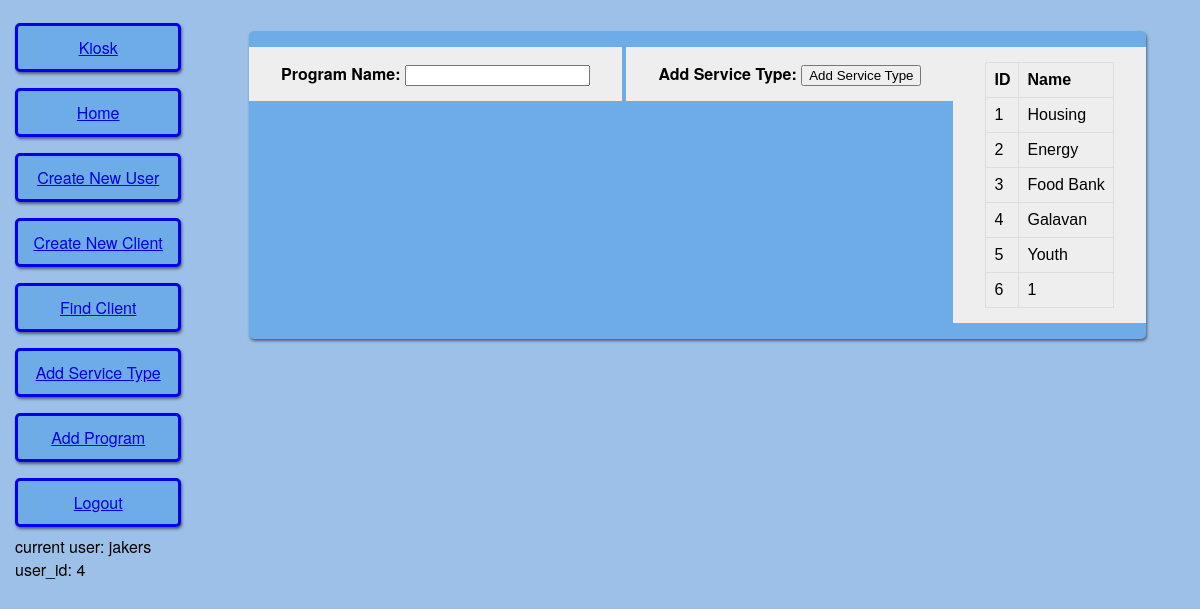
Page /add_Program (signed in) on the earlier database version.
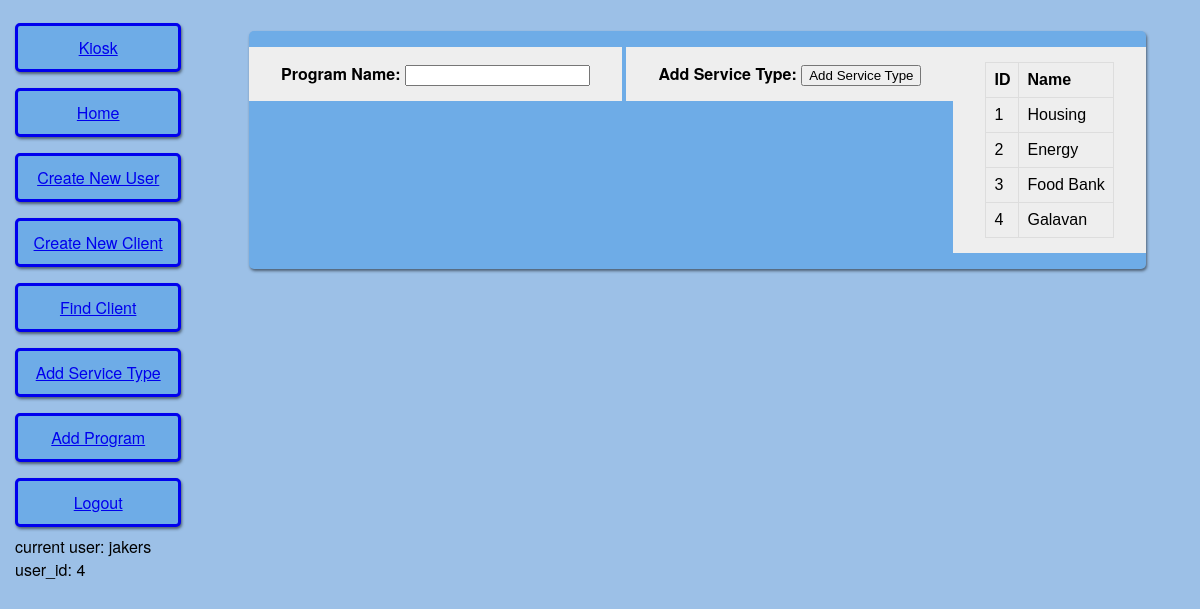
Same page on the later database version.
### app/models.py (models this page shows, shortened)
class Program(db.Model):
	id = db.Column(db.Integer, primary_key = True)
	name = db.Column(db.String(20))

### app/routes.py (the view)
@app.route('/add_<record_type>', methods = ['GET','POST'])
def add_record(record_type):
	record_class = globals()[record_type]
	record_form = globals()['Create'+record_type]
	instance = record_form()
	records = record_class.query.all()
	if instance.validate_on_submit():
		instance.execute_transaction()
		return redirect(url_for('add_record', record_type = record_type))
	return render_template('add_record.html', title = instance.form_title, form = instance, data = records)

### app/forms.py (shortened to what this page needs)
class CreateProgram(FlaskForm):
	form_title = 'Create Program'
	name = StringField('Program Name', validators = [DataRequired()])
	submit = SubmitField('Add Service Type')

### app/models.py (called while the page is built)
@login.user_loader
def load_user(id):
	return User.query.get(int(id))

### app/templates/add_record.html (shortened to what this page needs)
{% extends "base.html" %}
{% block content %}
    <div class="formFields">
        <form action="" method="post">
            {% for field in form %}
                {% if field.type != 'CSRFTokenField' %}
                <div class="formElement">
                    <strong>{{ field.label() }}:</strong>
                    {{ field() }} <br>
                </div>
                {% endif %}
            {% endfor %}
        </form>
        <br>
        <div class="formElement">
            <table>
                <tr>
                    <th>ID</th>
                    <th>Name</th>
                </tr>
                {% for d in data %}
                <tr>
                    <td>{{ d.id }}</td>
                    <td>{{ d.name }}</td>
                </tr>
                {% endfor %}
            </table>
        </div>
    </div>
{% endblock %}

Differences in the rows shown:
removed Program: id "5", name "Youth"
removed Program: id "6", name "1"
